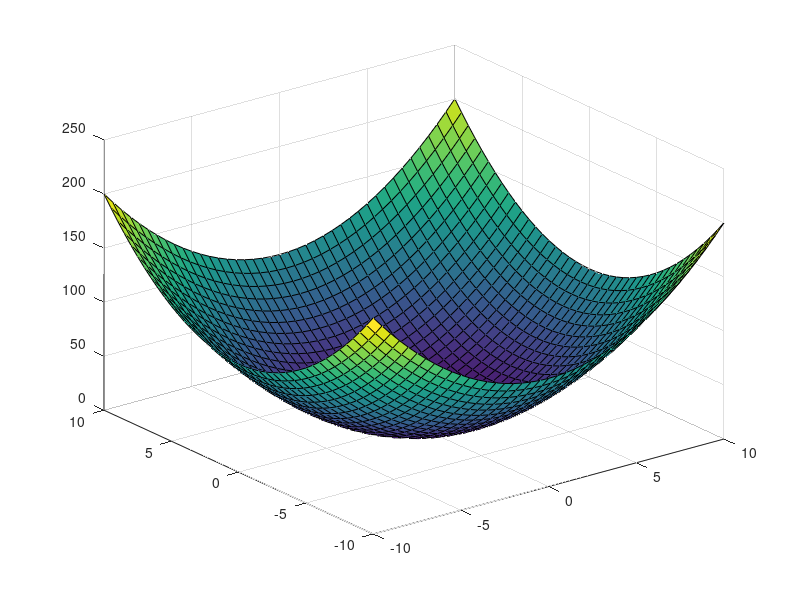

Here is the MATLAB script that generated this plot:
clear all;close all;clc
alpha = 30;
x_center = [20,10]
[xx,yy]=meshgrid(-10:.5:10,-10:.5:10);
f = @(x) x(1)^2 + x(2)^2 + alpha/((x(1)-x_center(1))^2+(x(2)-x_center(2))^2+1);
xy = [xx(:),yy(:)];
surf(xx,yy,reshape(cellfun(f,num2cell(xy,2)),size(xx)))


